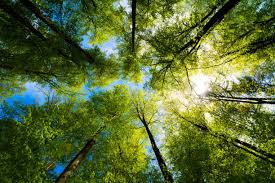
#> input picture sprint_2_model/test1.jpg, 275 x 183 px
$ python function.py
#> lines starting #> are read from the running program, lines starting #| are printed output that depends on the picture; after the words box and inside, x2 and y2 are one past the last pixel; in counts of white or black regions, pixels touching at a corner belong together
import cv2
import joblib
import numpy as np
import matplotlib.pyplot as plt
from skimage.feature import hog

PATCH_SIZE = 64


def extract_hog_features(image):
    image = cv2.resize(image, (PATCH_SIZE, PATCH_SIZE))
    gray = cv2.cvtColor(image, cv2.COLOR_BGR2GRAY)

    features = hog(
        gray,
        orientations=9,
        pixels_per_cell=(8, 8),
        cells_per_block=(2, 2),
        block_norm='L2-Hys'
    )
    return features


def detect_tactile_with_trained_model(image_path, model_path="/content/tactile_svm.pkl", show_result=True):
#> called with image_path = 'test1.jpg', model_path = 'tactile_svm.pkl', show_result = True
    model = joblib.load(model_path)
#> (reads sprint_2_model/tactile_svm.pkl from the repository)

    image = cv2.imread(image_path)
#> image is the input picture: shape (183, 275, 3); mean B, G, R 53.2, 107, 89.4
    if image is None:
        raise ValueError(f"Could not read image: {image_path}")

    h, w = image.shape[:2]
#> h = 183; w = 275
    y_start = int(h * 0.45)
#> y_start = 82
    ground = image[y_start:, :]
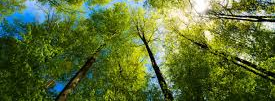
#> ground: shape (101, 275, 3); mean B, G, R 54.5, 109.8, 90.6
    draw_img = ground.copy()

    window_size = PATCH_SIZE
    step = PATCH_SIZE // 2

    detections = []

    for yy in range(0, ground.shape[0] - window_size + 1, step):
        for xx in range(0, ground.shape[1] - window_size + 1, step):
            patch = ground[yy:yy + window_size, xx:xx + window_size]

            features = extract_hog_features(patch).reshape(1, -1)
            pred = model.predict(features)[0]

            if pred == 1:
                detections.append((xx, yy, window_size, window_size))
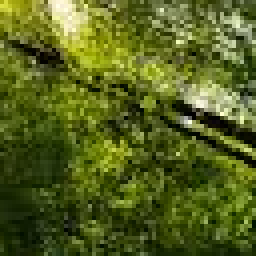
#> patch: shape (64, 64, 3) (shown 4 times larger); mean B, G, R 30.3, 97.3, 85
#> after the loop, detections = []

    tactile_detected = len(detections) >= 3
#> tactile_detected = False

    for (x, y, ww, hh) in detections:
        cv2.rectangle(draw_img, (x, y), (x + ww, y + hh), (0, 255, 0), 2)
#> this loop made 0 passes

    label = f"{'TACTILE_DETECTED' if tactile_detected else 'NO_TACTILE_DETECTED'} | patches={len(detections)}"
#> label = 'NO_TACTILE_DETECTED | patches=0'
    color = (0, 255, 0) if tactile_detected else (0, 0, 255)
#> color = (0, 0, 255)

    cv2.putText(
        draw_img,
        label,
        (20, 30),
        cv2.FONT_HERSHEY_SIMPLEX,
        0.8,
        color,
        2
    )
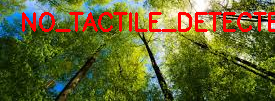
#> draw_img: shape (101, 275, 3); 6.76% of pixels changed, all inside (x1, y1, x2, y2) = (22, 12, 275, 32)

    if show_result:
        draw_rgb = cv2.cvtColor(draw_img, cv2.COLOR_BGR2RGB)
        plt.figure(figsize=(10, 8))
        plt.imshow(draw_rgb)
        plt.axis("off")
        plt.title("Tactile Detection")
        plt.show()

    return {
        "tactile_paving": tactile_detected,
        "num_detected_patches": len(detections),
        "detections": detections
    }


if __name__ == "__main__":
    result = detect_tactile_with_trained_model(
        image_path="test1.jpg",
        model_path="tactile_svm.pkl",
        show_result=True
    )
#> result = {'tactile_paving': False, 'num_detected_patches': 0, 'detections': []}

    print(result)
#| {'tactile_paving': False, 'num_detected_patches': 0, 'detections': []}
